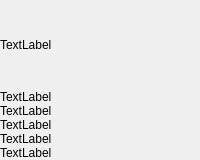
                         <widget class="QFrame" name="frame_66">
                          <property name="sizePolicy">
                           <sizepolicy hsizetype="Preferred" vsizetype="Preferred">
                            <horstretch>6</horstretch>
                            <verstretch>4</verstretch>
                           </sizepolicy>
                          </property>
                          <property name="frameShape">
                           <enum>QFrame::Shape::NoFrame</enum>
                          </property>
                          <property name="frameShadow">
                           <enum>QFrame::Shadow::Raised</enum>
                          </property>
                          <layout class="QVBoxLayout" name="verticalLayout_38">
                           <property name="spacing">
                            <number>0</number>
                           </property>
                           <property name="leftMargin">
                            <number>0</number>
                           </property>
                           <property name="topMargin">
                            <number>0</number>
                           </property>
                           <property name="bottomMargin">
                            <number>0</number>
                           </property>
                           <item>
                            <widget class="QFrame" name="frame_77">
                             <property name="sizePolicy">
                              <sizepolicy hsizetype="Preferred" vsizetype="Preferred">
                               <horstretch>0</horstretch>
                               <verstretch>1</verstretch>
                              </sizepolicy>
                             </property>
                             <property name="minimumSize">
                              <size>
                               <width>0</width>
                               <height>90</height>
                              </size>
                             </property>
                             <property name="frameShape">
                              <enum>QFrame::Shape::NoFrame</enum>
                             </property>
                             <property name="frameShadow">
                              <enum>QFrame::Shadow::Raised</enum>
                             </property>
                             <layout class="QVBoxLayout" name="verticalLayout_39">
                              <property name="spacing">
                               <number>0</number>
                              </property>
                              <property name="leftMargin">
                               <number>0</number>
                              </property>
                              <property name="topMargin">
                               <number>0</number>
                              </property>
                              <property name="bottomMargin">
                               <number>0</number>
                              </property>
                              <item>
                               <widget class="QFrame" name="frame_78">
                                <property name="sizePolicy">
                                 <sizepolicy hsizetype="Preferred" vsizetype="Preferred">
                                  <horstretch>0</horstretch>
                                  <verstretch>1</verstretch>
                                 </sizepolicy>
                                </property>
                                <property name="frameShape">
                                 <enum>QFrame::Shape::NoFrame</enum>
                                </property>
                                <property name="frameShadow">
                                 <enum>QFrame::Shadow::Raised</enum>
                                </property>
                                <layout class="QVBoxLayout" name="verticalLayout_40">
                                 <property name="leftMargin">
                                  <number>0</number>
                                 </property>
                                 <item>
                                  <widget class="QLabel" name="label_34">
                                   <property name="sizePolicy">
                                    <sizepolicy hsizetype="Preferred" vsizetype="Preferred">
                                     <horstretch>0</horstretch>
                                     <verstretch>1</verstretch>
                                    </sizepolicy>
                                   </property>
                                   <property name="text">
                                    <string>TextLabel</string>
                                   </property>
                                  </widget>
                                 </item>
                                </layout>
                               </widget>
                              </item>
                             </layout>
                            </widget>
                           </item>
                           <item>
                            <widget class="QFrame" name="frame_79">
                             <property name="sizePolicy">
                              <sizepolicy hsizetype="Preferred" vsizetype="Preferred">
                               <horstretch>0</horstretch>
                               <verstretch>5</verstretch>
                              </sizepolicy>
                             </property>
                             <property name="frameShape">
                              <enum>QFrame::Shape::NoFrame</enum>
                             </property>
                             <property name="frameShadow">
                              <enum>QFrame::Shadow::Raised</enum>
                             </property>
                             <layout class="QGridLayout" name="gridLayout_18">
                              <property name="leftMargin">
                               <number>0</number>
                              </property>
                              <property name="topMargin">
                               <number>0</number>
                              </property>
                              <property name="bottomMargin">
                               <number>0</number>
                              </property>
                              <property name="verticalSpacing">
                               <number>0</number>
                              </property>
                              <item row="3" column="0" colspan="2">
                               <widget class="QFrame" name="frame_80">
                                <property name="sizePolicy">
                                 <sizepolicy hsizetype="Preferred" vsizetype="Preferred">
                                  <horstretch>0</horstretch>
                                  <verstretch>1</verstretch>
                                 </sizepolicy>
                                </property>
                                <property name="frameShape">
                                 <enum>QFrame::Shape::NoFrame</enum>
                                </property>
                                <property name="frameShadow">
                                 <enum>QFrame::Shadow::Raised</enum>
                                </property>
                                <layout class="QHBoxLayout" name="horizontalLayout_18">
                                 <property name="leftMargin">
                                  <number>0</number>
                                 </property>
                                 <property name="topMargin">
                                  <number>0</number>
                                 </property>
                                 <property name="bottomMargin">
                                  <number>0</number>
                                 </property>
                                 <item>
                                  <widget class="QLabel" name="label_51">
                                   <property name="sizePolicy">
                                    <sizepolicy hsizetype="Preferred" vsizetype="Preferred">
                                     <horstretch>0</horstretch>
                                     <verstretch>1</verstretch>
                                    </sizepolicy>
                                   </property>
                                   <property name="text">
                                    <string>TextLabel</string>
                                   </property>
                                  </widget>
                                 </item>
                                </layout>
                               </widget>
                              </item>
                              <item row="1" column="1">
                               <widget class="QFrame" name="frame_81">
                                <property name="sizePolicy">
                                 <sizepolicy hsizetype="Preferred" vsizetype="Preferred">
                                  <horstretch>3</horstretch>
                                  <verstretch>4</verstretch>
                                 </sizepolicy>
                                </property>
                                <property name="frameShape">
                                 <enum>QFrame::Shape::NoFrame</enum>
                                </property>
                                <property name="frameShadow">
                                 <enum>QFrame::Shadow::Raised</enum>
                                </property>
                               </widget>
                              </item>
                              <item row="1" column="0">
                               <widget class="QFrame" name="frame_82">
                                <property name="sizePolicy">
                                 <sizepolicy hsizetype="Preferred" vsizetype="Preferred">
                                  <horstretch>1</horstretch>
                                  <verstretch>4</verstretch>
                                 </sizepolicy>
                                </property>
                                <property name="frameShape">
                                 <enum>QFrame::Shape::NoFrame</enum>
                                </property>
                                <property name="frameShadow">
                                 <enum>QFrame::Shadow::Raised</enum>
                                </property>
                                <layout class="QVBoxLayout" name="verticalLayout_41">
                                 <property name="spacing">
                                  <number>0</number>
                                 </property>
                                 <property name="leftMargin">
                                  <number>0</number>
                                 </property>
                                 <property name="topMargin">
                                  <number>0</number>
                                 </property>
                                 <property name="bottomMargin">
                                  <number>0</number>
                                 </property>
                                 <item>
                                  <widget class="QLabel" name="label_47">
                                   <property name="text">
                                    <string>TextLabel</string>
                                   </property>
                                  </widget>
                                 </item>
                                 <item>
                                  <widget class="QLabel" name="label_48">
                                   <property name="text">
                                    <string>TextLabel</string>
                                   </property>
                                  </widget>
                                 </item>
                                 <item>
                                  <widget class="QLabel" name="label_49">
                                   <property name="text">
                                    <string>TextLabel</string>
                                   </property>
                                  </widget>
                                 </item>
                                 <item>
                                  <widget class="QLabel" name="label_50">
                                   <property name="text">
                                    <string>TextLabel</string>
                                   </property>
                                  </widget>
                                 </item>
                                </layout>
                               </widget>
                              </item>
                             </layout>
                            </widget>
                           </item>
                          </layout>
                         </widget>
